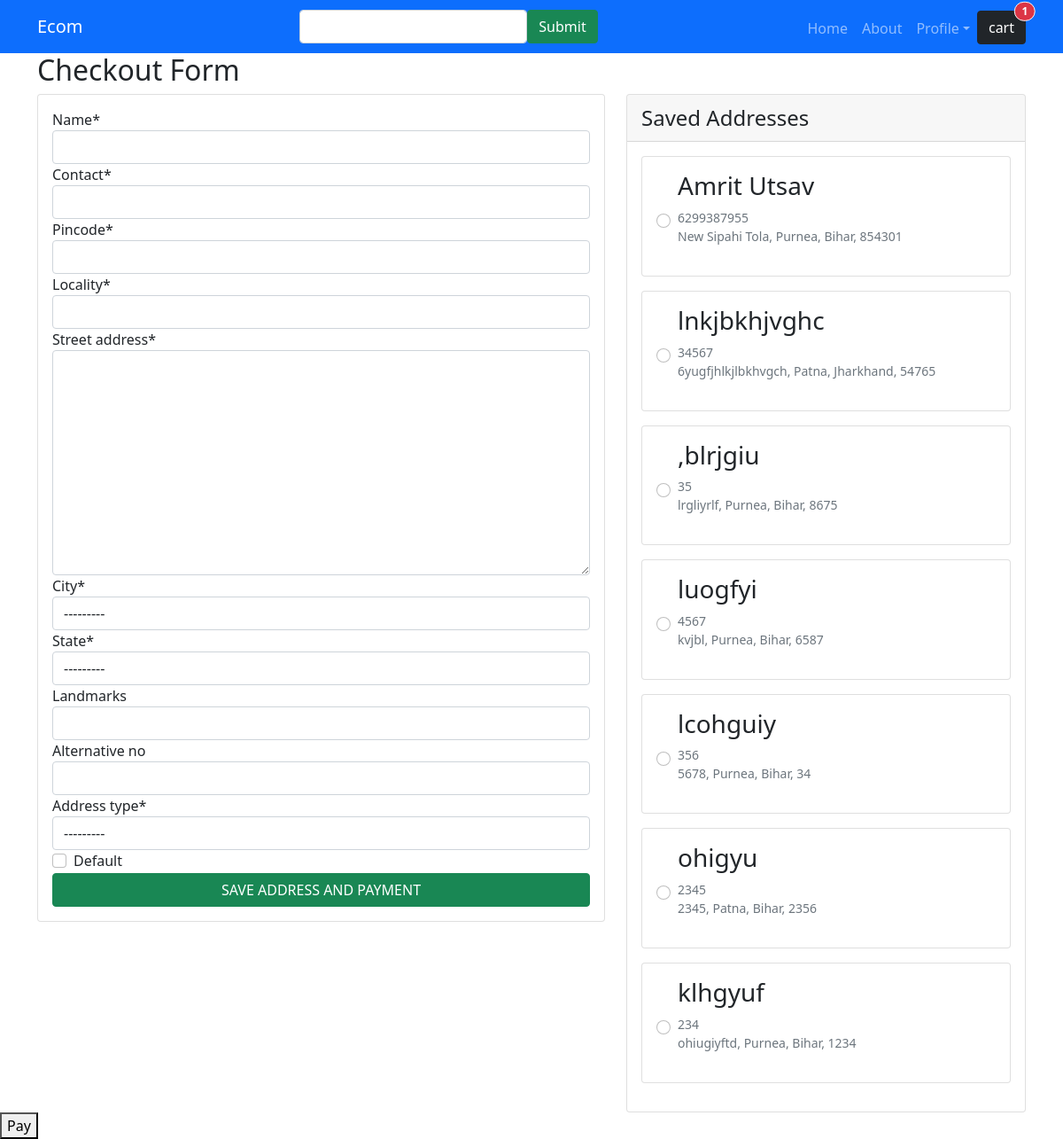
The page /checkout/ (signed in) on the database its author committed.
### core/models.py (models this page shows)
class Address(models.Model):
    user = models.ForeignKey(settings.AUTH_USER_MODEL,on_delete=models.CASCADE)
    name = models.CharField(max_length=200)
    contact = models.IntegerField()
    pincode = models.IntegerField()
    locality = models.CharField(max_length=200)
    street_address = models.TextField()
    city = models.CharField(choices=CITY_CHOICE, max_length=20)
    state = models.CharField(choices=STATE_CHOICE, max_length=20)
    landmarks=  models.CharField(max_length=200,blank=True,null=True)
    alternative_no = models.IntegerField(blank=True,null=True)
    address_type = models.CharField(choices=ADDRESS_CHOICE, max_length=1)
    default= models.BooleanField(default=False)
    class Meta:
        verbose_name_plural = "Addresses"

### core/views.py (the view, shortened to what this page needs)
# urls.py: path("checkout/", CheckOutView.as_view(), name="checkout"),
class CheckOutView(View):
    def get(self, *args, **kwargs):
        address = Address.objects.filter(user=self.request.user)
        context = {}
        try:
            order = Order.objects.get(user=self.request.user, ordered=False)
            form = CheckoutForm()
            amount = order.get_payable_amount() * 100
            currency = "INR"
            DATA = {
                "amount": amount,
                "currency": currency,
            }
            order_id = razorpay_client.order.create(data=DATA)
            context["order"] = order
            context["form"] = form
            context["address"] = address
            context["razorpay_key"] = settings.RAZOR_KEY_ID
            context["amount"] = order.get_payable_amount()
            context["order_id"] = order_id["id"]
            return render(
                self.request,
                "checkout.html",
                context=context,
            )
        except ObjectDoesNotExist:
            return redirect("core:homepage")

### core/forms.py
class CheckoutForm(forms.ModelForm):
    class Meta:
        model = Address
        exclude = ["user"]

### core/models.py (called while the page is built)
    def get_total_price(self):
        return self.qty * self.item.price

    def get_total_discount_price(self):
        return self.qty * self.item.discount_price

    def get_final_price(self):
        if self.item.discount_price:
            return self.get_total_discount_price()
        else:
            return self.get_total_price()

    def get_total(self):
        total = 0
        for order_item in self.items.all():
            total += order_item.get_final_price()
        if self.coupon:
            total -= self.coupon.amount
        return total

    def get_total_tax(self):
        total = self.get_total()
        return round(0.18 * total)

    def get_payable_amount(self):
        return self.get_total_tax() + self.get_total()

### core/templates/checkout.html (shortened to what this page needs)
{% extends 'base.html' %} {% load crispy_forms_tags %} {% block content %}
<div class="container">
  <h2>Checkout Form</h2>
  <div class="row">
    <div class="col-7">
      <div class="card">
        <div class="card-body">
          <form action="" method="post">
            {% csrf_token %} {{form|crispy}}
            <input
              type="submit"
              value="SAVE ADDRESS AND PAYMENT"
              class="btn btn-success w-100"
            />
          </form>
        </div>
      </div>
    </div>
    <div class="col-5">
      <div class="card">
        <div class="card-header fs-4">Saved Addresses</div>
        <div class="card-body">
          <form action="{% url 'core:saved_address_action' %}" method="post">
            {% csrf_token %} {% for add in address %}
            <div class="card mb-3">
              <div class="card-body">
                <div class="form-check">
                  <input
                    type="radio"
                    name="saved_address"
                    value="{{add.id}}"
                    id="address{{forloop.counter}}"
                    class="form-check-input mt-5"
                  />
                  <label for="address{{forloop.counter}}">
                    <h3>{{add.name}}</h3>
                    <p class="small text-muted m-0">{{add.contact}}</p>
                    <p class="small text-muted">
                      {{add.locality}}, {{add.get_city_display}},
                      {{add.get_state_display}}, {{add.pincode}}
                    </p>
                  </label>
                </div>
              </div>
            </div>
            {% endfor %}
          </form>
        </div>
      </div>
    </div>
  </div>
</div>
<button id="rzp-button1">Pay</button>
{% endblock %}

### rows shown on the page
Address: name "Amrit Utsav", contact "6299387955", locality "New Sipahi Tola", city "Purnea", state "Bihar", pincode "854301"
Address: name "lnkjbkhjvghc", contact "34567", locality "6yugfjhlkjlbkhvgch", city "Patna", state "Jharkhand", pincode "54765"
Address: name ",blrjgiu", contact "35", locality "lrgliyrlf", city "Purnea", state "Bihar", pincode "8675"
Address: name "luogfyi", contact "4567", locality "kvjbl", city "Purnea", state "Bihar", pincode "6587"
Address: name "lcohguiy", contact "356", locality "5678", city "Purnea", state "Bihar", pincode "34"
Address: name "ohigyu", contact "2345", locality "2345", city "Patna", state "Bihar", pincode "2356"
Address: name "klhgyuf", contact "234", locality "ohiugiyftd", city "Purnea", state "Bihar", pincode "1234"
